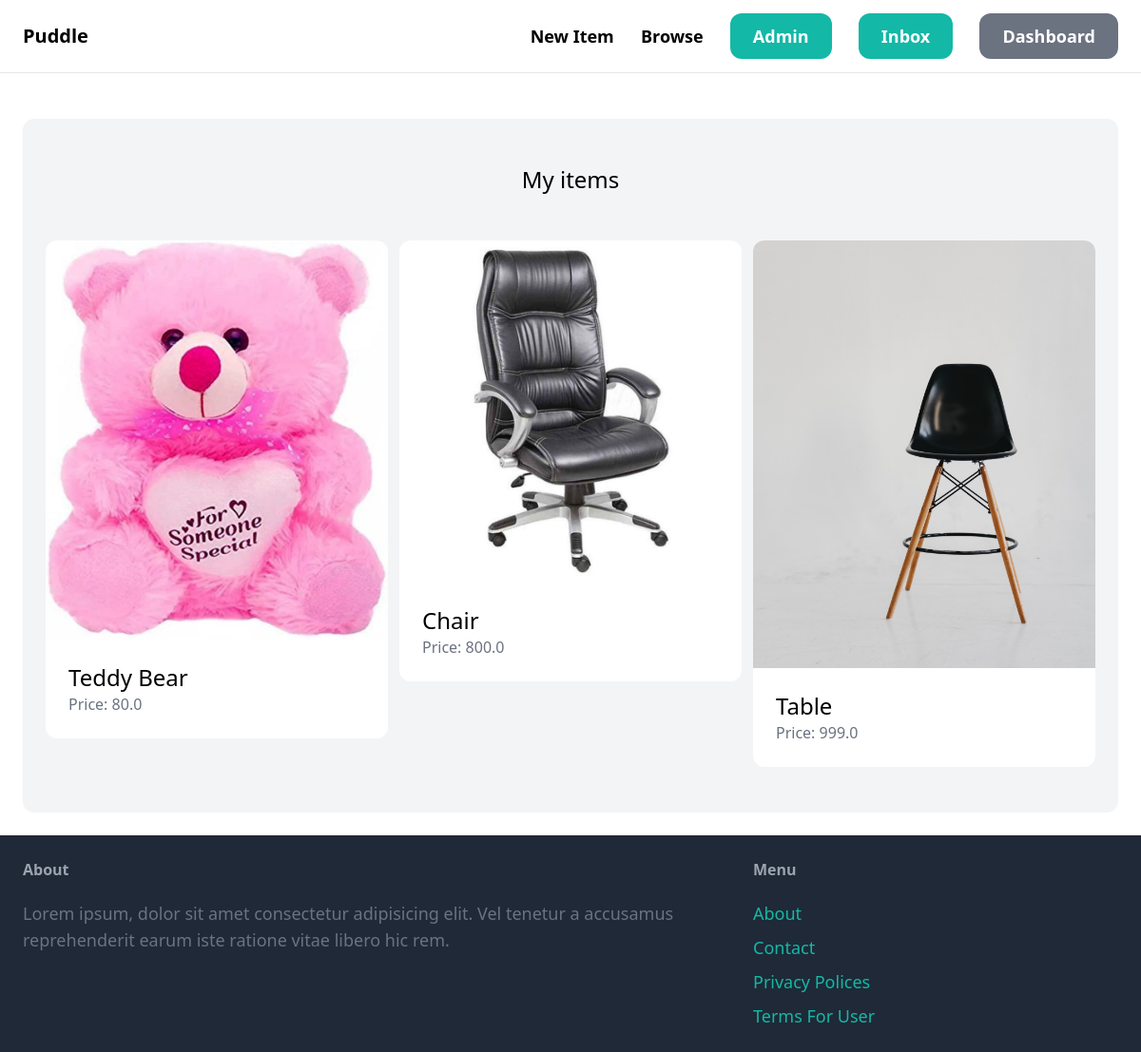
The page /dashboard/ (signed in) on the database its author committed.
### items/models.py (models this page shows, shortened)
class Item(models.Model):
    name = models.CharField(max_length=225)
    category = models.ForeignKey(Category, related_name='items', on_delete=models.CASCADE, null=True, blank=True)
    description = models.TextField(null=True, blank=True)
    price = models.FloatField()
    image = models.FileField(upload_to='item-images', null=True, blank=True)
    is_sold = models.BooleanField(default=False)
    created_at = models.DateTimeField(auto_now_add=True)
    created_by = models.ForeignKey(User, related_name='items', on_delete=models.CASCADE, null=True, blank=True)

### dashboard/views.py (the view)
# urls.py: path('', views.index, name='index'),
@login_required
def index(request):
    items = Item.objects.filter(created_by=request.user)
    return render(request, 'dashboard/index.html', {'items': items})

### dashboard/templates/dashboard/index.html (shortened to what this page needs)
{% extends 'core/base.html' %}
{% block content %}
    <div class="mt-6 px-6 py-12 bg-gray-100 rounded-xl">
        <h2 class="mb-12 text-2xl text-center">My items</h2>
        <div class="grid grid-cols-3 gap-3">
            {% for item in items %}
                <div>
                    <a href="{% url 'item:detail' item.id %}">
                        <div>
                            <img src="{{ item.image.url }}" class="rounded-t-xl">
                        </div>
                        <div class="p-6 bg-white rounded-b-xl">
                            <h2 class="text-2xl">{{ item.name }}</h2>
                            <p class="text-gray-500">Price: {{ item.price }}</p>
                        </div>
                    </a>
                </div>
            {% endfor %}
        </div>
    </div>
{% endblock %}

### rows shown on the page
Item: image (picture), name "Teddy Bear", price "80.0"
Item: image (picture), name "Chair", price "800.0"
Item: image (picture), name "Table", price "999.0"
